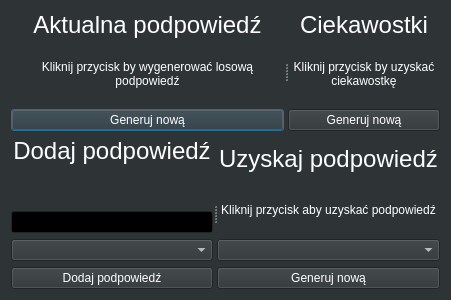
<?xml version="1.0" encoding="UTF-8"?>
<ui version="4.0">
 <class>Tips_window</class>
 <widget class="QDialog" name="Tips_window">
  <property name="geometry">
   <rect>
    <x>0</x>
    <y>0</y>
    <width>451</width>
    <height>300</height>
   </rect>
  </property>
  <property name="palette">
   <palette>
    <active>
     <colorrole role="WindowText">
      <brush brushstyle="SolidPattern">
       <color alpha="255">
        <red>255</red>
        <green>255</green>
        <blue>255</blue>
       </color>
      </brush>
     </colorrole>
     <colorrole role="Button">
      <brush brushstyle="SolidPattern">
       <color alpha="255">
        <red>46</red>
        <green>52</green>
        <blue>54</blue>
       </color>
      </brush>
     </colorrole>
     <colorrole role="Light">
      <brush brushstyle="SolidPattern">
       <color alpha="255">
        <red>69</red>
        <green>78</green>
        <blue>81</blue>
       </color>
      </brush>
     </colorrole>
     <colorrole role="Midlight">
      <brush brushstyle="SolidPattern">
       <color alpha="255">
        <red>57</red>
        <green>65</green>
        <blue>67</blue>
       </color>
      </brush>
     </colorrole>
     <colorrole role="Dark">
      <brush brushstyle="SolidPattern">
       <color alpha="255">
        <red>23</red>
        <green>26</green>
        <blue>27</blue>
       </color>
      </brush>
     </colorrole>
     <colorrole role="Mid">
      <brush brushstyle="SolidPattern">
       <color alpha="255">
        <red>30</red>
        <green>34</green>
        <blue>36</blue>
       </color>
      </brush>
     </colorrole>
     <colorrole role="Text">
      <brush brushstyle="SolidPattern">
       <color alpha="255">
        <red>255</red>
        <green>255</green>
        <blue>255</blue>
       </color>
      </brush>
     </colorrole>
     <colorrole role="BrightText">
      <brush brushstyle="SolidPattern">
       <color alpha="255">
        <red>255</red>
        <green>255</green>
        <blue>255</blue>
       </color>
      </brush>
     </colorrole>
     <colorrole role="ButtonText">
      <brush brushstyle="SolidPattern">
       <color alpha="255">
        <red>255</red>
        <green>255</green>
        <blue>255</blue>
       </color>
      </brush>
     </colorrole>
     <colorrole role="Base">
      <brush brushstyle="SolidPattern">
       <color alpha="255">
        <red>0</red>
        <green>0</green>
        <blue>0</blue>
       </color>
      </brush>
     </colorrole>
     <colorrole role="Window">
      <brush brushstyle="SolidPattern">
       <color alpha="255">
        <red>46</red>
        <green>52</green>
        <blue>54</blue>
       </color>
      </brush>
     </colorrole>
     <colorrole role="Shadow">
      <brush brushstyle="SolidPattern">
       <color alpha="255">
        <red>0</red>
        <green>0</green>
        <blue>0</blue>
       </color>
      </brush>
     </colorrole>
     <colorrole role="AlternateBase">
      <brush brushstyle="SolidPattern">
       <color alpha="255">
        <red>23</red>
        <green>26</green>
        <blue>27</blue>
       </color>
      </brush>
     </colorrole>
     <colorrole role="ToolTipBase">
      <brush brushstyle="SolidPattern">
       <color alpha="255">
        <red>255</red>
        <green>255</green>
        <blue>220</blue>
       </color>
      </brush>
     </colorrole>
     <colorrole role="ToolTipText">
      <brush brushstyle="SolidPattern">
       <color alpha="255">
        <red>0</red>
        <green>0</green>
        <blue>0</blue>
       </color>
      </brush>
     </colorrole>
     <colorrole role="PlaceholderText">
      <brush brushstyle="SolidPattern">
       <color alpha="128">
        <red>255</red>
        <green>255</green>
        <blue>255</blue>
       </color>
      </brush>
     </colorrole>
    </active>
    <inactive>
     <colorrole role="WindowText">
      <brush brushstyle="SolidPattern">
       <color alpha="255">
        <red>255</red>
        <green>255</green>
        <blue>255</blue>
       </color>
      </brush>
     </colorrole>
     <colorrole role="Button">
      <brush brushstyle="SolidPattern">
       <color alpha="255">
        <red>46</red>
        <green>52</green>
        <blue>54</blue>
       </color>
      </brush>
     </colorrole>
     <colorrole role="Light">
      <brush brushstyle="SolidPattern">
       <color alpha="255">
        <red>69</red>
        <green>78</green>
        <blue>81</blue>
       </color>
      </brush>
     </colorrole>
     <colorrole role="Midlight">
      <brush brushstyle="SolidPattern">
       <color alpha="255">
        <red>57</red>
        <green>65</green>
        <blue>67</blue>
       </color>
      </brush>
     </colorrole>
     <colorrole role="Dark">
      <brush brushstyle="SolidPattern">
       <color alpha="255">
        <red>23</red>
        <green>26</green>
        <blue>27</blue>
       </color>
      </brush>
     </colorrole>
     <colorrole role="Mid">
      <brush brushstyle="SolidPattern">
       <color alpha="255">
        <red>30</red>
        <green>34</green>
        <blue>36</blue>
       </color>
      </brush>
     </colorrole>
     <colorrole role="Text">
      <brush brushstyle="SolidPattern">
       <color alpha="255">
        <red>255</red>
        <green>255</green>
        <blue>255</blue>
       </color>
      </brush>
     </colorrole>
     <colorrole role="BrightText">
      <brush brushstyle="SolidPattern">
       <color alpha="255">
        <red>255</red>
        <green>255</green>
        <blue>255</blue>
       </color>
      </brush>
     </colorrole>
     <colorrole role="ButtonText">
      <brush brushstyle="SolidPattern">
       <color alpha="255">
        <red>255</red>
        <green>255</green>
        <blue>255</blue>
       </color>
      </brush>
     </colorrole>
     <colorrole role="Base">
      <brush brushstyle="SolidPattern">
       <color alpha="255">
        <red>0</red>
        <green>0</green>
        <blue>0</blue>
       </color>
      </brush>
     </colorrole>
     <colorrole role="Window">
      <brush brushstyle="SolidPattern">
       <color alpha="255">
        <red>46</red>
        <green>52</green>
        <blue>54</blue>
       </color>
      </brush>
     </colorrole>
     <colorrole role="Shadow">
      <brush brushstyle="SolidPattern">
       <color alpha="255">
        <red>0</red>
        <green>0</green>
        <blue>0</blue>
       </color>
      </brush>
     </colorrole>
     <colorrole role="AlternateBase">
      <brush brushstyle="SolidPattern">
       <color alpha="255">
        <red>23</red>
        <green>26</green>
        <blue>27</blue>
       </color>
      </brush>
     </colorrole>
     <colorrole role="ToolTipBase">
      <brush brushstyle="SolidPattern">
       <color alpha="255">
        <red>255</red>
        <green>255</green>
        <blue>220</blue>
       </color>
      </brush>
     </colorrole>
     <colorrole role="ToolTipText">
      <brush brushstyle="SolidPattern">
       <color alpha="255">
        <red>0</red>
        <green>0</green>
        <blue>0</blue>
       </color>
      </brush>
     </colorrole>
     <colorrole role="PlaceholderText">
      <brush brushstyle="SolidPattern">
       <color alpha="128">
        <red>255</red>
        <green>255</green>
        <blue>255</blue>
       </color>
      </brush>
     </colorrole>
    </inactive>
    <disabled>
     <colorrole role="WindowText">
      <brush brushstyle="SolidPattern">
       <color alpha="255">
        <red>23</red>
        <green>26</green>
        <blue>27</blue>
       </color>
      </brush>
     </colorrole>
     <colorrole role="Button">
      <brush brushstyle="SolidPattern">
       <color alpha="255">
        <red>46</red>
        <green>52</green>
        <blue>54</blue>
       </color>
      </brush>
     </colorrole>
     <colorrole role="Light">
      <brush brushstyle="SolidPattern">
       <color alpha="255">
        <red>69</red>
        <green>78</green>
        <blue>81</blue>
       </color>
      </brush>
     </colorrole>
     <colorrole role="Midlight">
      <brush brushstyle="SolidPattern">
       <color alpha="255">
        <red>57</red>
        <green>65</green>
        <blue>67</blue>
       </color>
      </brush>
     </colorrole>
     <colorrole role="Dark">
      <brush brushstyle="SolidPattern">
       <color alpha="255">
        <red>23</red>
        <green>26</green>
        <blue>27</blue>
       </color>
      </brush>
     </colorrole>
     <colorrole role="Mid">
      <brush brushstyle="SolidPattern">
       <color alpha="255">
        <red>30</red>
        <green>34</green>
        <blue>36</blue>
       </color>
      </brush>
     </colorrole>
     <colorrole role="Text">
      <brush brushstyle="SolidPattern">
       <color alpha="255">
        <red>23</red>
        <green>26</green>
        <blue>27</blue>
       </color>
      </brush>
     </colorrole>
     <colorrole role="BrightText">
      <brush brushstyle="SolidPattern">
       <color alpha="255">
        <red>255</red>
        <green>255</green>
        <blue>255</blue>
       </color>
      </brush>
     </colorrole>
     <colorrole role="ButtonText">
      <brush brushstyle="SolidPattern">
       <color alpha="255">
        <red>23</red>
        <green>26</green>
        <blue>27</blue>
       </color>
      </brush>
     </colorrole>
     <colorrole role="Base">
      <brush brushstyle="SolidPattern">
       <color alpha="255">
        <red>46</red>
        <green>52</green>
        <blue>54</blue>
       </color>
      </brush>
     </colorrole>
     <colorrole role="Window">
      <brush brushstyle="SolidPattern">
       <color alpha="255">
        <red>46</red>
        <green>52</green>
        <blue>54</blue>
       </color>
      </brush>
     </colorrole>
     <colorrole role="Shadow">
      <brush brushstyle="SolidPattern">
       <color alpha="255">
        <red>0</red>
        <green>0</green>
        <blue>0</blue>
       </color>
      </brush>
     </colorrole>
     <colorrole role="AlternateBase">
      <brush brushstyle="SolidPattern">
       <color alpha="255">
        <red>46</red>
        <green>52</green>
        <blue>54</blue>
       </color>
      </brush>
     </colorrole>
     <colorrole role="ToolTipBase">
      <brush brushstyle="SolidPattern">
       <color alpha="255">
        <red>255</red>
        <green>255</green>
        <blue>220</blue>
       </color>
      </brush>
     </colorrole>
     <colorrole role="ToolTipText">
      <brush brushstyle="SolidPattern">
       <color alpha="255">
        <red>0</red>
        <green>0</green>
        <blue>0</blue>
       </color>
      </brush>
     </colorrole>
     <colorrole role="PlaceholderText">
      <brush brushstyle="SolidPattern">
       <color alpha="128">
        <red>255</red>
        <green>255</green>
        <blue>255</blue>
       </color>
      </brush>
     </colorrole>
    </disabled>
   </palette>
  </property>
  <property name="windowTitle">
   <string>Podpowiedzi</string>
  </property>
  <property name="windowIcon">
   <iconset resource="background.qrc">
    <normaloff>:/images/img/logo.png</normaloff>:/images/img/logo.png</iconset>
  </property>
  <layout class="QVBoxLayout" name="verticalLayout_5">
   <item>
    <widget class="QSplitter" name="splitter">
     <property name="orientation">
      <enum>Qt::Horizontal</enum>
     </property>
     <widget class="QWidget" name="layoutWidget">
      <layout class="QVBoxLayout" name="verticalLayout">
       <item>
        <widget class="QLabel" name="label_tip_acc">
         <property name="sizePolicy">
          <sizepolicy hsizetype="Preferred" vsizetype="Minimum">
           <horstretch>0</horstretch>
           <verstretch>0</verstretch>
          </sizepolicy>
         </property>
         <property name="text">
          <string>&lt;html&gt;&lt;head/&gt;&lt;body&gt;&lt;p align=&quot;center&quot;&gt;&lt;span style=&quot; font-size:18pt; color:#ffffff;&quot;&gt;Aktualna podpowiedź&lt;/span&gt;&lt;/p&gt;&lt;/body&gt;&lt;/html&gt;</string>
         </property>
        </widget>
       </item>
       <item>
        <widget class="QLabel" name="label_tip_acc_val">
         <property name="sizePolicy">
          <sizepolicy hsizetype="Minimum" vsizetype="Expanding">
           <horstretch>0</horstretch>
           <verstretch>0</verstretch>
          </sizepolicy>
         </property>
         <property name="text">
          <string>&lt;html&gt;&lt;head/&gt;&lt;body&gt;&lt;p align=&quot;center&quot;&gt;Kliknij przycisk by wygenerować losową podpowiedź&lt;/p&gt;&lt;/body&gt;&lt;/html&gt;</string>
         </property>
         <property name="wordWrap">
          <bool>true</bool>
         </property>
        </widget>
       </item>
       <item>
        <widget class="QPushButton" name="pushButton_tip_acc">
         <property name="text">
          <string>Generuj nową</string>
         </property>
        </widget>
       </item>
      </layout>
     </widget>
     <widget class="QWidget" name="layoutWidget1">
      <layout class="QVBoxLayout" name="verticalLayout_2">
       <item>
        <widget class="QLabel" name="label_tip_fun">
         <property name="sizePolicy">
          <sizepolicy hsizetype="Preferred" vsizetype="Minimum">
           <horstretch>0</horstretch>
           <verstretch>0</verstretch>
          </sizepolicy>
         </property>
         <property name="text">
          <string>&lt;html&gt;&lt;head/&gt;&lt;body&gt;&lt;p align=&quot;center&quot;&gt;&lt;span style=&quot; font-size:18pt; color:#ffffff;&quot;&gt;Ciekawostki&lt;/span&gt;&lt;/p&gt;&lt;/body&gt;&lt;/html&gt;</string>
         </property>
        </widget>
       </item>
       <item>
        <widget class="QLabel" name="label_tip_fun_val">
         <property name="sizePolicy">
          <sizepolicy hsizetype="Preferred" vsizetype="Expanding">
           <horstretch>0</horstretch>
           <verstretch>0</verstretch>
          </sizepolicy>
         </property>
         <property name="text">
          <string>&lt;html&gt;&lt;head/&gt;&lt;body&gt;&lt;p align=&quot;center&quot;&gt;&lt;span style=&quot; color:#ffffff;&quot;&gt;Kliknij przycisk by uzyskać ciekawostkę&lt;/span&gt;&lt;/p&gt;&lt;/body&gt;&lt;/html&gt;</string>
         </property>
         <property name="wordWrap">
          <bool>true</bool>
         </property>
        </widget>
       </item>
       <item>
        <widget class="QPushButton" name="pushButton_tip_fun">
         <property name="text">
          <string>Generuj nową</string>
         </property>
        </widget>
       </item>
      </layout>
     </widget>
    </widget>
   </item>
   <item>
    <widget class="QSplitter" name="splitter_2">
     <property name="orientation">
      <enum>Qt::Horizontal</enum>
     </property>
     <widget class="QWidget" name="layoutWidget2">
      <layout class="QVBoxLayout" name="verticalLayout_3">
       <item>
        <widget class="QLabel" name="label_tip_add">
         <property name="sizePolicy">
          <sizepolicy hsizetype="Expanding" vsizetype="Minimum">
           <horstretch>0</horstretch>
           <verstretch>0</verstretch>
          </sizepolicy>
         </property>
         <property name="text">
          <string>&lt;html&gt;&lt;head/&gt;&lt;body&gt;&lt;p align=&quot;center&quot;&gt;&lt;span style=&quot; font-size:18pt; color:#ffffff;&quot;&gt;Dodaj podpowiedź&lt;/span&gt;&lt;/p&gt;&lt;/body&gt;&lt;/html&gt;</string>
         </property>
        </widget>
       </item>
       <item>
        <spacer name="verticalSpacer">
         <property name="orientation">
          <enum>Qt::Vertical</enum>
         </property>
         <property name="sizeHint" stdset="0">
          <size>
           <width>20</width>
           <height>40</height>
          </size>
         </property>
        </spacer>
       </item>
       <item>
        <widget class="QLineEdit" name="lineEdit_tip_add"/>
       </item>
       <item>
        <widget class="QComboBox" name="comboBox_tip_add">
         <property name="editable">
          <bool>false</bool>
         </property>
         <property name="currentText">
          <string/>
         </property>
        </widget>
       </item>
       <item>
        <widget class="QPushButton" name="pushButton_tip_add">
         <property name="text">
          <string>Dodaj podpowiedź</string>
         </property>
        </widget>
       </item>
      </layout>
     </widget>
     <widget class="QWidget" name="layoutWidget3">
      <layout class="QVBoxLayout" name="verticalLayout_4">
       <item>
        <widget class="QLabel" name="label_tip_get">
         <property name="sizePolicy">
          <sizepolicy hsizetype="Expanding" vsizetype="Minimum">
           <horstretch>0</horstretch>
           <verstretch>0</verstretch>
          </sizepolicy>
         </property>
         <property name="text">
          <string>&lt;html&gt;&lt;head/&gt;&lt;body&gt;&lt;p align=&quot;center&quot;&gt;&lt;span style=&quot; font-size:18pt; color:#ffffff;&quot;&gt;Uzyskaj podpowiedź&lt;/span&gt;&lt;/p&gt;&lt;/body&gt;&lt;/html&gt;</string>
         </property>
        </widget>
       </item>
       <item>
        <widget class="QLabel" name="label_tip_get_ans">
         <property name="sizePolicy">
          <sizepolicy hsizetype="Preferred" vsizetype="Preferred">
           <horstretch>0</horstretch>
           <verstretch>0</verstretch>
          </sizepolicy>
         </property>
         <property name="text">
          <string>&lt;html&gt;&lt;head/&gt;&lt;body&gt;&lt;p align=&quot;center&quot;&gt;&lt;span style=&quot; color:#ffffff;&quot;&gt;Kliknij przycisk aby uzyskać podpowiedź&lt;/span&gt;&lt;/p&gt;&lt;/body&gt;&lt;/html&gt;</string>
         </property>
         <property name="wordWrap">
          <bool>true</bool>
         </property>
        </widget>
       </item>
       <item>
        <widget class="QComboBox" name="comboBox_tip_get"/>
       </item>
       <item>
        <widget class="QPushButton" name="pushButton_tip_get">
         <property name="text">
          <string>Generuj nową</string>
         </property>
        </widget>
       </item>
      </layout>
     </widget>
    </widget>
   </item>
  </layout>
 </widget>
 <resources>
  <include location="background.qrc"/>
 </resources>
 <connections/>
</ui>
